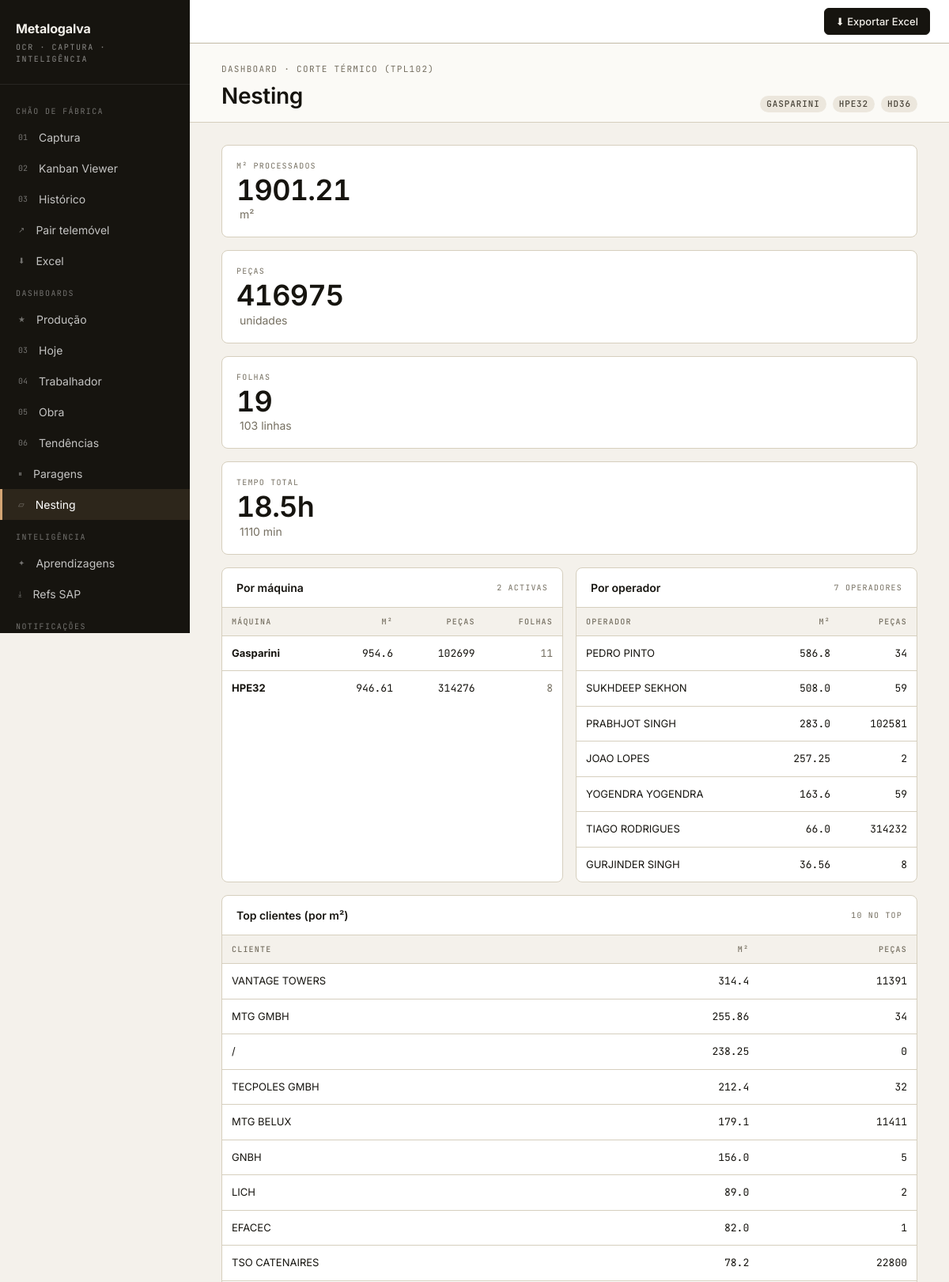
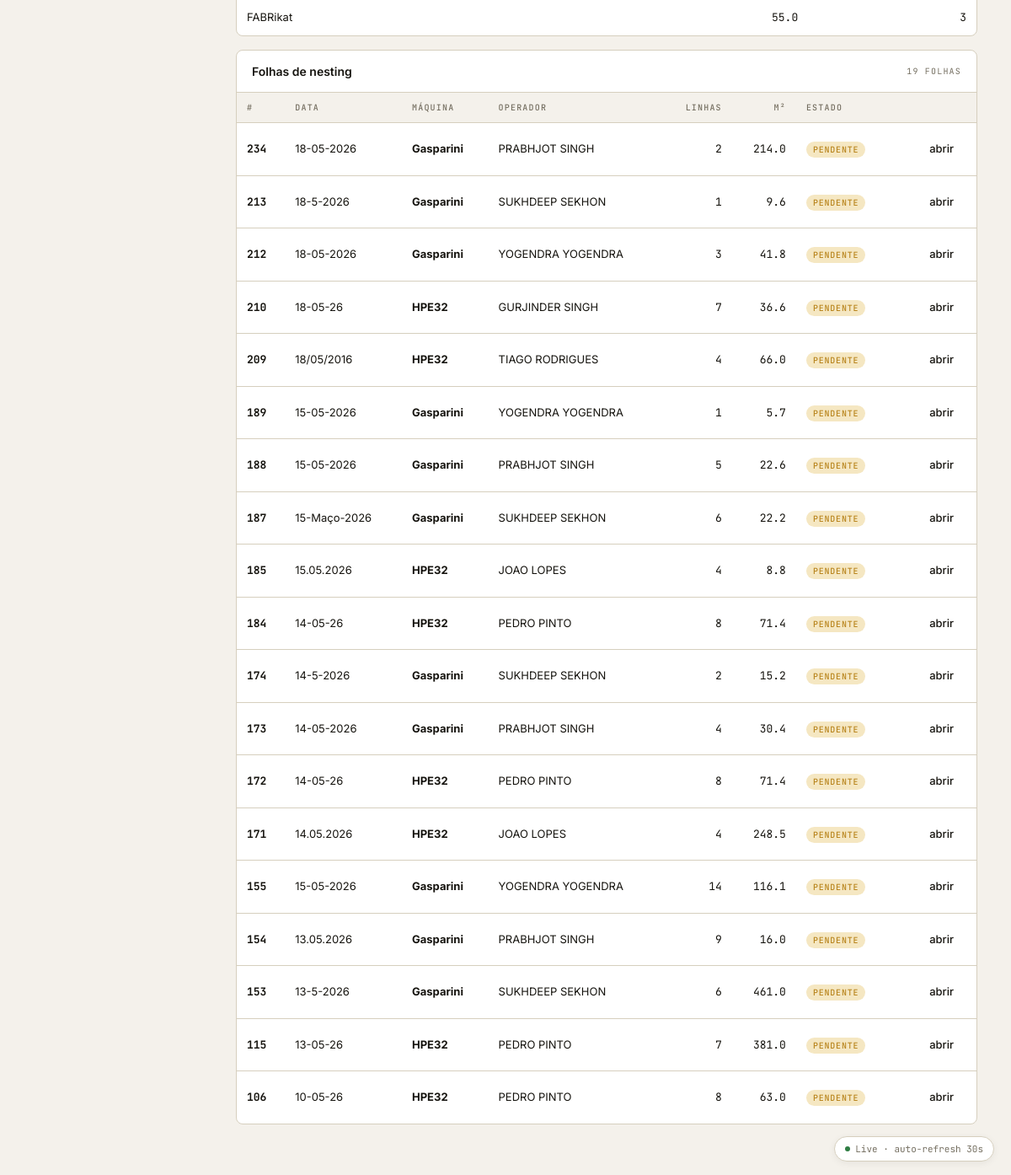
The app's page /dashboard/nesting with its own data (2 pictures, top to bottom).
### tables this page shows
CREATE TABLE sheets (
    id INTEGER PRIMARY KEY AUTOINCREMENT,
    image_path TEXT NOT NULL,
    captured_at TIMESTAMP DEFAULT CURRENT_TIMESTAMP,
    status TEXT NOT NULL DEFAULT 'pending',
    operador TEXT,
    sheet_data TEXT,
    raw_extraction TEXT,
    dq_audit TEXT,
    extracted_at TIMESTAMP,
    validated_at TIMESTAMP,
    error_message TEXT
, image_rotation INTEGER NOT NULL DEFAULT 0);

### backend/app/web/main.py (the view)
@app.get("/dashboard/nesting", response_class=HTMLResponse)
def dashboard_nesting(request: Request) -> Response:
    from app.gemini import list_gemini_sheets, aggregate_gemini
    db_path = _DATA_DIR / "app.db"
    sheets = list_gemini_sheets(db_path)
    agg = aggregate_gemini(sheets)
    return templates.TemplateResponse(
        request,
        "dashboard_nesting.html",
        {
            "sheets": sheets,
            "agg": agg,
            "active_tab": "nesting",
        },
    )

### backend/app/web/templates/dashboard_nesting.html (shortened to what this page needs)
{% extends "base.html" %}
{% set live = true %}
{% block content %}
<div class="page-h">
  <div>
    <div class="page-eyebrow">Dashboard · Corte térmico (TPL102)</div>
    <h1 class="page-title">Nesting</h1>
  </div>
  <div style="display:flex; gap:8px; align-items:center;">
    <span class="pill neutral mono" style="font-size:11px;">GASPARINI</span>
    <span class="pill neutral mono" style="font-size:11px;">HPE32</span>
    <span class="pill neutral mono" style="font-size:11px;">HD36</span>
  </div>
</div>
<div id="dash-data" class="page-content"
     hx-get="{{ request.url }}"
     hx-trigger="every 30s"
     hx-select="#dash-data"
     hx-swap="outerHTML">
  <div class="kpi-grid" style="margin-bottom:16px;">
    <div class="kpi">
      <div class="kpi-l">M² PROCESSADOS</div>
      <div class="kpi-v">{{ agg.total_m2 }}</div>
      <div class="kpi-u muted">m²</div>
    </div>
    <div class="kpi">
      <div class="kpi-l">PEÇAS</div>
      <div class="kpi-v">{{ agg.total_qty }}</div>
      <div class="kpi-u muted">unidades</div>
    </div>
    <div class="kpi">
      <div class="kpi-l">FOLHAS</div>
      <div class="kpi-v">{{ agg.n_sheets }}</div>
      <div class="kpi-u muted">{{ agg.n_entries }} linhas</div>
    </div>
    <div class="kpi">
      <div class="kpi-l">TEMPO TOTAL</div>
      <div class="kpi-v">{{ agg.total_hours }}h</div>
      <div class="kpi-u muted">{{ agg.total_minutes }} min</div>
    </div>
  </div>
  {% if agg.n_entries == 0 %}
    <div class="card" style="text-align:center; padding:48px;">
      <div class="muted" style="font-size:14px;">
        Sem registos de nesting ainda.<br>
        Tira foto de um kanban <b>GASPARINI</b>, <b>HPE32</b> ou <b>HD36</b>
        em <a href="/capture" style="color:var(--accent-ink);">/capture</a>
        — o sistema deteta automaticamente o template e regista aqui.
      </div>
    </div>
  {% else %}
  <div style="display:grid; grid-template-columns: 1fr 1fr; gap:16px;">
    <div class="card">
      <div class="card-h">
        <div class="card-h-title">Por máquina</div>
        <div class="card-h-sub">{{ agg.by_machine|length }} activas</div>
      </div>
      <div class="scroll-x">
        <table class="tbl">
          <thead>
            <tr>
              <th>Máquina</th>
              <th style="text-align:right;">m²</th>
              <th style="text-align:right;">Peças</th>
              <th style="text-align:right;">Folhas</th>
            </tr>
          </thead>
          <tbody>
            {% for m in agg.by_machine %}
            <tr>
              <td><b>{{ m.name }}</b></td>
              <td class="mono" style="text-align:right;">{{ m.m2 }}</td>
              <td class="mono" style="text-align:right;">{{ m.qtd }}</td>
              <td class="mono muted" style="text-align:right;">{{ m.sheets }}</td>
            </tr>
            {% endfor %}
          </tbody>
        </table>
      </div>
    </div>
    <div class="card">
      <div class="card-h">
        <div class="card-h-title">Por operador</div>
        <div class="card-h-sub">{{ agg.by_operador|length }} operadores</div>
      </div>
      <div class="scroll-x">
        <table class="tbl">
          <thead>
            <tr>
              <th>Operador</th>
              <th style="text-align:right;">m²</th>
              <th style="text-align:right;">Peças</th>
            </tr>
          </thead>
          <tbody>
            {% for o in agg.by_operador %}
            <tr>
              <td>{{ o.operador }}</td>
              <td class="mono" style="text-align:right;">{{ o.m2 }}</td>
              <td class="mono" style="text-align:right;">{{ o.qtd }}</td>
            </tr>
            {% endfor %}
          </tbody>
        </table>
      </div>
    </div>
  </div>
  <div class="card" style="margin-top:16px;">
    <div class="card-h">
      <div class="card-h-title">Top clientes (por m²)</div>
      <div class="card-h-sub">{{ agg.by_cliente|length }} no top</div>
    </div>
    <div class="scroll-x">
      <table class="tbl">
        <thead>
          <tr>
            <th>Cliente</th>
            <th style="text-align:right;">m²</th>
            <th style="text-align:right;">Peças</th>
          </tr>
        </thead>
        <tbody>
          {% for c in agg.by_cliente %}
          <tr>
            <td>{{ c.cliente }}</td>
            <td class="mono" style="text-align:right;">{{ c.m2 }}</td>
            <td class="mono" style="text-align:right;">{{ c.qtd }}</td>
          </tr>
          {% endfor %}
        </tbody>
      </table>
    </div>
  </div>
  <div class="card" style="margin-top:16px;">
    <div class="card-h">
      <div class="card-h-title">Folhas de nesting</div>
      <div class="card-h-sub">{{ sheets|length }} folhas</div>
    </div>
    <div class="scroll-x">
      <table class="tbl">
        <thead>
          <tr>
            <th>#</th>
            <th>Data</th>
            <th>Máquina</th>
            <th>Operador</th>
            <th style="text-align:right;">Linhas</th>
            <th style="text-align:right;">m²</th>
            <th>Estado</th>
            <th></th>
          </tr>
        </thead>
        <tbody>
          {% for s in sheets %}
          {% set total_m2 = s.rows | map(attribute='m2_val') | reject('none') | sum %}
          <tr>
            <td class="mono"><b>{{ s.sheet_id }}</b></td>
            <td>{{ s.sheet_date or '—' }}</td>
            <td><b>{{ s.machine }}</b></td>
            <td>{{ s.operador or '—' }}</td>
            <td class="mono" style="text-align:right;">{{ s.rows|length }}</td>
            <td class="mono" style="text-align:right;">{{ "%.1f"|format(total_m2) }}</td>
            <td>
              {% if s.status == 'validated' %}
                <span class="pill ok">validada</span>
              {% elif s.status == 'extracted' %}
                <span class="pill warn">pendente</span>
              {% elif s.status == 'error' %}
                <span class="pill crit">erro</span>
              {% else %}
                <span class="pill neutral">{{ s.status }}</span>
              {% endif %}
            </td>
            <td style="text-align:right;">
              <a href="/sheet/{{ s.sheet_id }}" class="btn ghost">abrir</a>
            </td>
          </tr>
          {% endfor %}
        </tbody>
      </table>
    </div>
  </div>
  {% endif %}
</div>
{% endblock %}

### backend/app/web/static/design.css (style rules this page uses)
:root { --paper: #F4F1EB; --paper-2: #ECE7DD; --paper-3: #E2DCCE; --ink: #16140F; --ink-2: #2A271F; --ink-3: #4A453A; --ink-4: #756F61; --ink-5: #9B9587; --rule: #D6CFBE; --rule-2: #C2BAA5; --surface: #FBFAF6; --surface-2: #FFFFFF; --accent: #D4A574; --accent-ink: #8A5F2D; --accent-soft: #F0E2C9; --ok: #2F7D43; --ok-soft: #DDEBD8; --warn: #B8841C; --warn-soft: #F5E7C2; --crit: #B53024; --crit-soft: #F4D7D2; --info: #2D5B8A; --info-soft: #D5E2EE; --font-sans: 'Inter', system-ui, -apple-system, sans-serif; --font-mono: 'JetBrains Mono', ui-monospace, monospace; --font-hand: 'Caveat', cursive; }
* { box-sizing: border-box; }
html, body { margin: 0; padding: 0; }
body { font-family: var(--font-sans); background: var(--paper); color: var(--ink); font-size: 15px; line-height: 1.5; -webkit-font-smoothing: antialiased; -moz-osx-font-smoothing: grayscale; }
a { color: inherit; text-decoration: none; }
.mono { font-family: var(--font-mono); font-feature-settings: 'tnum'; }
.muted { color: var(--ink-4); }
.scroll-x { overflow-x: auto; }
.page-h { padding: 24px 40px 12px; border-bottom: 1px solid var(--rule); background: var(--surface); display: flex; align-items: flex-end; justify-content: space-between; gap: 16px; flex-wrap: wrap; }
.page-eyebrow { font-family: var(--font-mono); font-size: 11px; letter-spacing: 0.12em; text-transform: uppercase; color: var(--ink-4); margin-bottom: 4px; }
.page-title { font-size: 28px; font-weight: 600; letter-spacing: -0.01em; margin: 0; }
.page-content { padding: 28px 40px 60px; }
.btn { display: inline-flex; align-items: center; gap: 8px; padding: 8px 14px; border: 1px solid var(--rule-2); background: var(--surface-2); border-radius: 6px; font-size: 13px; font-weight: 500; color: var(--ink); cursor: pointer; transition: all .12s; text-decoration: none; }
.btn.ghost { background: transparent; border-color: transparent; }
.pill { display: inline-flex; align-items: center; gap: 4px; padding: 2px 8px; border-radius: 999px; font-family: var(--font-mono); font-size: 10px; letter-spacing: 0.08em; text-transform: uppercase; font-weight: 500; }
.pill.warn { background: var(--warn-soft); color: var(--warn); }
.pill.neutral { background: var(--paper-2); color: var(--ink-3); }
.card { background: var(--surface-2); border: 1px solid var(--rule); border-radius: 8px; }
.card-h { padding: 14px 18px; border-bottom: 1px solid var(--rule); display: flex; align-items: center; justify-content: space-between; gap: 12px; }
.card-h-title { font-weight: 600; font-size: 14px; }
.card-h-sub { font-family: var(--font-mono); font-size: 10px; color: var(--ink-4); letter-spacing: 0.12em; text-transform: uppercase; }
.tbl { width: 100%; border-collapse: collapse; }
.tbl th { text-align: left; padding: 10px 12px; font-family: var(--font-mono); font-size: 10px; letter-spacing: 0.12em; text-transform: uppercase; color: var(--ink-4); font-weight: 500; border-bottom: 1px solid var(--rule); background: var(--paper); }
.tbl td { padding: 12px; border-bottom: 1px solid var(--rule); font-size: 13px; vertical-align: middle; }
.tbl tr:last-child td { border-bottom: none; }
.kpi-grid { display: grid; gap: 16px; }
.kpi { background: var(--surface-2); border: 1px solid var(--rule); border-radius: 8px; padding: 18px; }
.kpi-l { font-family: var(--font-mono); font-size: 10px; letter-spacing: 0.12em; text-transform: uppercase; color: var(--ink-4); }
.kpi-v { font-size: 36px; font-weight: 600; letter-spacing: -0.02em; margin-top: 4px; line-height: 1.1; font-variant-numeric: tabular-nums; }
.kpi-u { font-size: 14px; color: var(--ink-4); font-weight: 400; margin-left: 4px; }

### records on screen
sheets: sheet_id "234", sheet_date "18-05-2026", machine "Gasparini", operador "PRABHJOT SINGH", rows|length "2", total_m2 "214.0", status "PENDENTE"
sheets: sheet_id "213", sheet_date "18-5-2026", machine "Gasparini", operador "SUKHDEEP SEKHON", rows|length "1", total_m2 "9.6", status "PENDENTE"
sheets: sheet_id "212", sheet_date "18-05-2026", machine "Gasparini", operador "YOGENDRA YOGENDRA", rows|length "3", total_m2 "41.8", status "PENDENTE"
sheets: sheet_id "210", sheet_date "18-05-26", machine "HPE32", operador "GURJINDER SINGH", rows|length "7", total_m2 "36.6", status "PENDENTE"
sheets: sheet_id "209", sheet_date "18/05/2016", machine "HPE32", operador "TIAGO RODRIGUES", rows|length "4", total_m2 "66.0", status "PENDENTE"
sheets: sheet_id "189", sheet_date "15-05-2026", machine "Gasparini", operador "YOGENDRA YOGENDRA", rows|length "1", total_m2 "5.7", status "PENDENTE"
sheets: sheet_id "188", sheet_date "15-05-2026", machine "Gasparini", operador "PRABHJOT SINGH", rows|length "5", total_m2 "22.6", status "PENDENTE"
sheets: sheet_id "187", sheet_date "15-Maço-2026", machine "Gasparini", operador "SUKHDEEP SEKHON", rows|length "6", total_m2 "22.2", status "PENDENTE"
sheets: sheet_id "185", sheet_date "15.05.2026", machine "HPE32", operador "JOAO LOPES", rows|length "4", total_m2 "8.8", status "PENDENTE"
sheets: sheet_id "184", sheet_date "14-05-26", machine "HPE32", operador "PEDRO PINTO", rows|length "8", total_m2 "71.4", status "PENDENTE"
sheets: sheet_id "174", sheet_date "14-5-2026", machine "Gasparini", operador "SUKHDEEP SEKHON", rows|length "2", total_m2 "15.2", status "PENDENTE"
sheets: sheet_id "173", sheet_date "14-05-2026", machine "Gasparini", operador "PRABHJOT SINGH", rows|length "4", total_m2 "30.4", status "PENDENTE"
sheets: sheet_id "172", sheet_date "14-05-26", machine "HPE32", operador "PEDRO PINTO", rows|length "8", total_m2 "71.4", status "PENDENTE"
sheets: sheet_id "171", sheet_date "14.05.2026", machine "HPE32", operador "JOAO LOPES", rows|length "4", total_m2 "248.5", status "PENDENTE"
sheets: sheet_id "155", sheet_date "15-05-2026", machine "Gasparini", operador "YOGENDRA YOGENDRA", rows|length "14", total_m2 "116.1", status "PENDENTE"
sheets: sheet_id "154", sheet_date "13.05.2026", machine "Gasparini", operador "PRABHJOT SINGH", rows|length "9", total_m2 "16.0", status "PENDENTE"
sheets: sheet_id "153", sheet_date "13-5-2026", machine "Gasparini", operador "SUKHDEEP SEKHON", rows|length "6", total_m2 "461.0", status "PENDENTE"
sheets: sheet_id "115", sheet_date "13-05-26", machine "HPE32", operador "PEDRO PINTO", rows|length "7", total_m2 "381.0", status "PENDENTE"
sheets: sheet_id "106", sheet_date "10-05-26", machine "HPE32", operador "PEDRO PINTO", rows|length "8", total_m2 "63.0", status "PENDENTE"

### other values on screen
{{ agg.total_m2 }} "1901.21"
{{ agg.total_qty }} "416975"
{{ agg.n_sheets }} "19"
{{ agg.n_entries }} "103"
{{ agg.total_hours }} "18.5"
{{ agg.total_minutes }} "1110"
{{ agg.by_machine|length }} "2"
{{ m.name }} "Gasparini" "HPE32"
{{ m.m2 }} "954.6" "946.61"
{{ m.qtd }} "102699" "314276"
{{ m.sheets }} "11" "8"
{{ agg.by_operador|length }} "7"
{{ o.operador }} "PEDRO PINTO" "SUKHDEEP SEKHON" "PRABHJOT SINGH" "JOAO LOPES" "YOGENDRA YOGENDRA" "TIAGO RODRIGUES" "GURJINDER SINGH"
{{ o.m2 }} "586.8" "508.0" "283.0" "257.25" "163.6" "66.0" "36.56"
{{ o.qtd }} "34" "59" "102581" "2" "59" "314232" "8"
